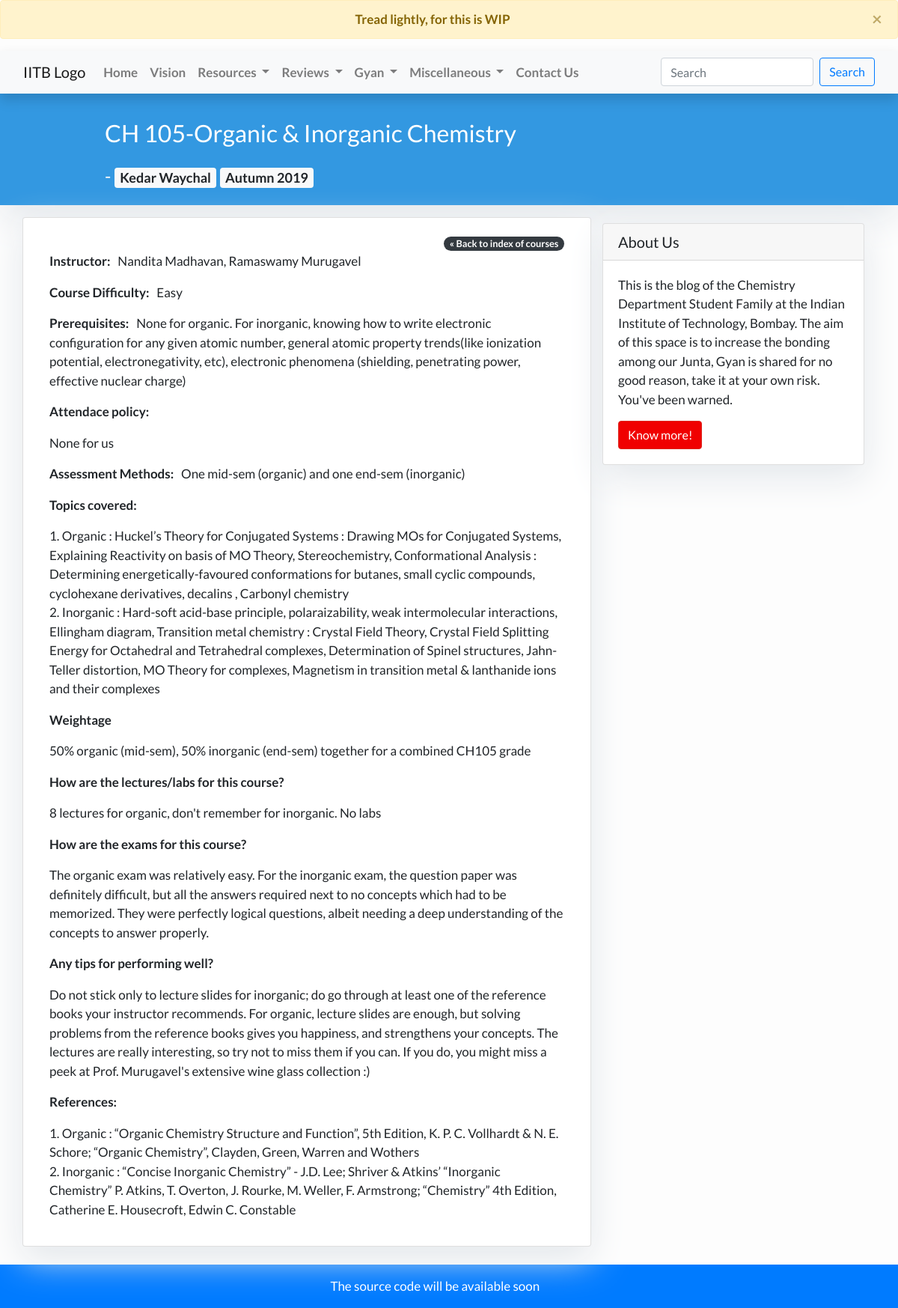
Screenshot of /review/ch-105-organic-inorganic-chemistry/ with the database file from the repository.
### feed/models.py (models this page shows, shortened)
class CourseReviewData(models.Model):
    class Difficulty(models.TextChoices):
        VERY_EASY = "very-easy", "Very-Easy"
        EASY = "easy", "Easy"
        MODERATE = "moderate", "Moderate"
        DIFFICULT = "difficult", "Difficult"
        VERY_DIFFICULT = "very-difficult", "Very-Difficult"
    course = models.ForeignKey('Course', on_delete=models.CASCADE)
    submitter = models.CharField(max_length=150, blank=True, null=True)
    submitter_email = models.EmailField()
    course_instructor = models.CharField(max_length=150)
    session = models.CharField(max_length=20)
    grade_awarded = models.CharField(max_length=2)
    course_difficulty = models.CharField(
        "Difficulty", max_length=20, choices=Difficulty.choices, default=Difficulty.MODERATE)
    pre_requisites = models.CharField(max_length=300)
    assesments_methods = models.TextField()
    topics_covered = models.TextField()
    weightage = models.TextField()
    lecture_lab_review = models.TextField()
    exam_review = models.TextField()
    performance_tips = models.TextField()
    references = models.TextField()
    slug = AutoSlugField(unique=True, always_update=False, populate_from="course")
    attendance_policy = models.CharField(
        max_length=150, default="80% attendace is required officially")

class Course(models.Model):
    class Semester(models.TextChoices):
        FIRST = "first", "First"
        SECOND = "second", "Second"
        THIRD = "third", "Third"
        FOURTH = "fourth", "Fourth"
        FIFTH = "fifth", "Fifth"
        SIXTH = "sixth", "Sixth"
        SEVENTH = "seventh", "Seventh"
        EIGHTH = "eighth", "Eighth"
        ELECTIVE = "elective", "Elective"
    code = models.CharField(max_length=6, unique=True)
    name = models.CharField(max_length=150)
    semester = models.CharField("Semester", max_length=20,
                                choices=Semester.choices, default=Semester.ELECTIVE)
    def __str__(self):
        return self.code + "-" + self.name

### feed/views.py (the view)
# urls.py: path('review/<slug:slug>/', views.CourseReview.as_view(), name='coursereview'),
class CourseReview(generic.DetailView):
    model = CourseReviewData
    template_name = 'feed/coursereview.html'

### feed/templates/feed/coursereview.html (shortened to what this page needs)
{% extends 'feed/base.html' %} {% block content %}
<header class="masthead">
  <div class="container">
      <div class="row">
          <div class=" col-md-8 col-md-10 mx-auto">
              <div class="site-heading">
                  <h2 class=" site-heading my-4 mt-3 text-white"> {{ object.course }} </h2>
                  <h4 class="text-light">
                    -
                    <span class="badge badge-light">{{ object.submitter }}</span>
                    <span class="badge badge-light">{{ object.session }}</span>
                  </h4>
              </div>
          </div>
      </div>
  </div>
</header>
<div class="container">
  <div class="row">
    <div class="col-md-8 card mb-4  mt-3 left  top">
      <div class="card-body">
        <div class="text-right">
          <a href="{% url 'coursereview_index' %}"
          class="badge badge-dark badge-pill">&laquo; Back to index of courses</a>
        </div>
        <p>
          <span class="font-weight-bold">Instructor: &nbsp;</span>
          {{ object.course_instructor }}
        </p>
        <p>
          <span class="font-weight-bold">Course Difficulty: &nbsp;</span>
          {{ object.course_difficulty|title }}
        </p>
        <p>
          <span class="font-weight-bold">Prerequisites: &nbsp;</span>
          {{ object.pre_requisites }}
        </p>
        <p>
          <span class="font-weight-bold">Attendace policy:</span><br/>
          {{ object.attendance_policy|linebreaks }}
        </p>
        <p>
          <span class="font-weight-bold">Assessment Methods: &nbsp;</span>
          {{ object.assesments_methods }}
        </p>
        <p>
          <span class="font-weight-bold">Topics covered: &nbsp;</span><br/>
          {{ object.topics_covered|linebreaks }}
        </p>
        <p>
          <span class="font-weight-bold">Weightage</span><br/>
          {{ object.weightage|linebreaks }}
        </p>
        <p>
          <span class="font-weight-bold">How are the lectures/labs for this course?</span><br/>
          {{ object.lecture_lab_review|linebreaks }}
        </p>
        <p>
          <span class="font-weight-bold">How are the exams for this course?</span><br/>
          {{ object.exam_review|linebreaks }}
        </p>
        <p>
          <span class="font-weight-bold">Any tips for performing well?</span><br/>
          {{ object.performance_tips|linebreaks }}
        </p>
        <p>
          <span class="font-weight-bold">References:</span><br/>
          {{ object.references|linebreaks }}
        </p>
      </div>
    </div>
    {% block sidebar %} {% include 'feed/sidebar.html' %} {% endblock sidebar %}
  </div>
</div>
{% endblock content %}

### feed/templates/feed/base.html (style rules this page uses)
body { font-family: "Lato", sans-serif; font-size: 17px; background-color: #fdfdfd; }
.masthead { background: #3398E1; height: auto; padding-bottom: 15px; box-shadow: 0 16px 48px #E3E7EB; padding-top: 10px; }

### feed/templates/feed/sidebar.html (style rules this page uses)
.card { box-shadow: 0 16px 48px #E3E7EB; }

### rows the page displays
CourseReviewData: course "CH 105-Organic & Inorganic Chemistry", submitter "Kedar Waychal", session "Autumn 2019", course_instructor "Nandita Madhavan, Ramaswamy Murugavel", course_difficulty "Easy", pre_requisites "None for organic. For inorganic, knowing how to write electronic configuration for any given atomic number, general atomic property trends(like ionization potential, electronegativity, etc), electronic phenomena (shielding, penetrating power, effective nuclear charge)", attendance_policy "None for us", assesments_methods "One mid-sem (organic) and one end-sem (inorganic)", topics_covered "1. Organic : Huckel’s Theory for Conjugated Systems : Drawing MOs for Conjugated Systems, Explaining Reactivity on basis of MO Theory, Stereochemistry, Conformational Analysis : Determining energetically-favoured conformations for butanes, small cyclic compounds, cyclohexane derivatives, decalins , Carbonyl chemistry 2. Inorganic : Hard-soft acid-base principle, polaraizability, weak intermolecular interactions, Ellingham diagram, Transition metal chemistry : Crystal Field Theory, Crystal Field Splitting Energy for Octahedral and Tetrahedral complexes, Determination of Spinel structures, Jahn-Teller distortion, MO Theory for complexes, Magnetism in transition metal & lanthanide ions and…", weightage "50% organic (mid-sem), 50% inorganic (end-sem) together for a combined CH105 grade", lecture_lab_review "8 lectures for organic, don't remember for inorganic. No labs", exam_review "The organic exam was relatively easy. For the inorganic exam, the question paper was definitely difficult, but all the answers required next to no concepts which had to be memorized. They were perfectly logical questions, albeit needing a deep understanding of the concepts to answer properly.", performance_tips "Do not stick only to lecture slides for inorganic; do go through at least one of the reference books your instructor recommends. For organic, lecture slides are enough, but solving problems from the reference books gives you happiness, and strengthens your concepts. The lectures are really interesting, so try not to miss them if you can. If you do, you might miss a peek at Prof. Murugavel's extensive wine glass collection :)", references "1. Organic : “Organic Chemistry Structure and Function”, 5th Edition, K. P. C. Vollhardt & N. E. Schore; “Organic Chemistry”, Clayden, Green, Warren and Wothers 2. Inorganic : “Concise Inorganic Chemistry” - J.D. Lee; Shriver & Atkins’ “Inorganic Chemistry” P. Atkins, T. Overton, J. Rourke, M. Weller, F. Armstrong; “Chemistry” 4th Edition, Catherine E. Housecroft, Edwin C. Constable"
